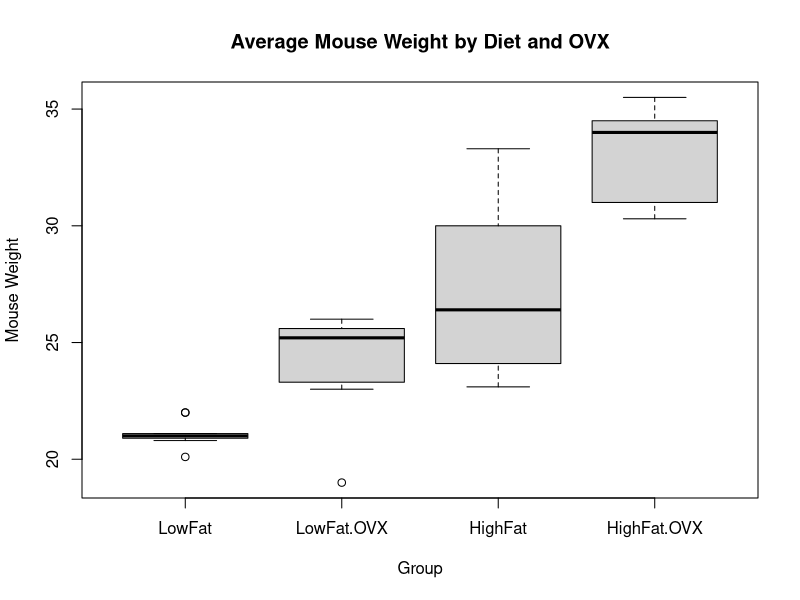
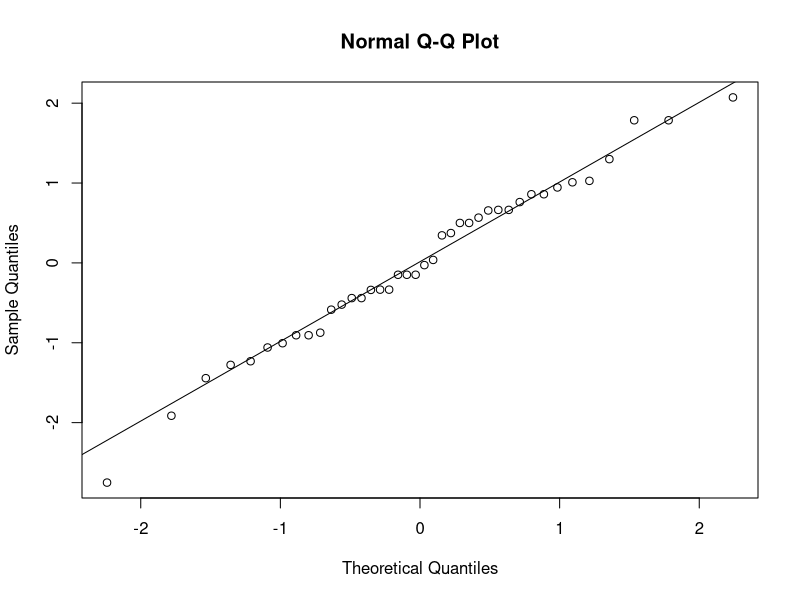
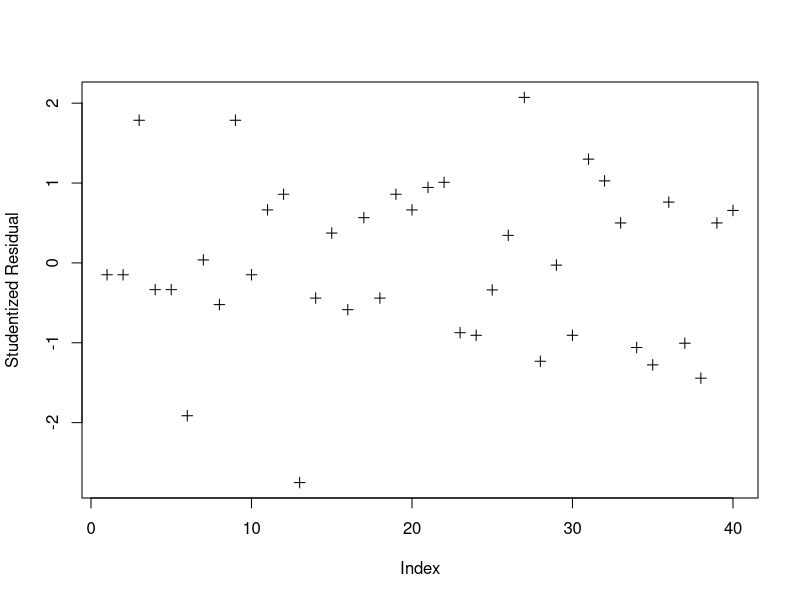
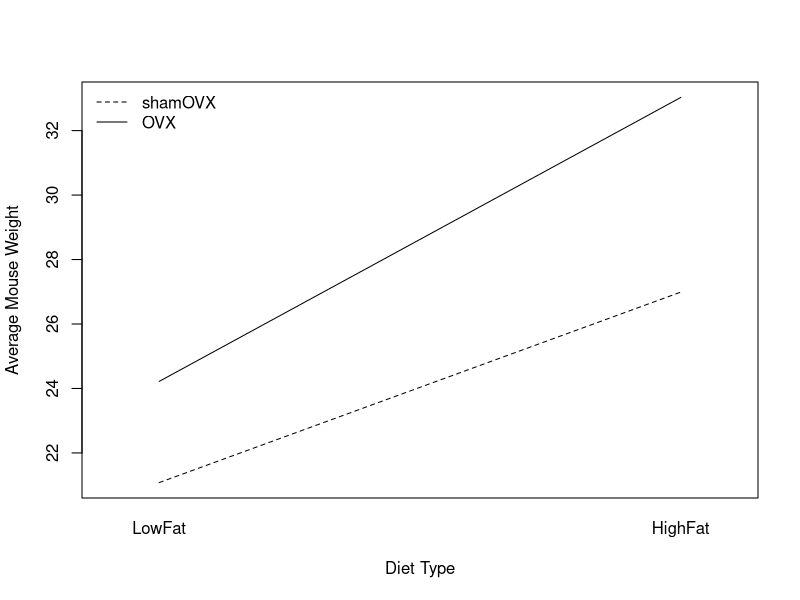
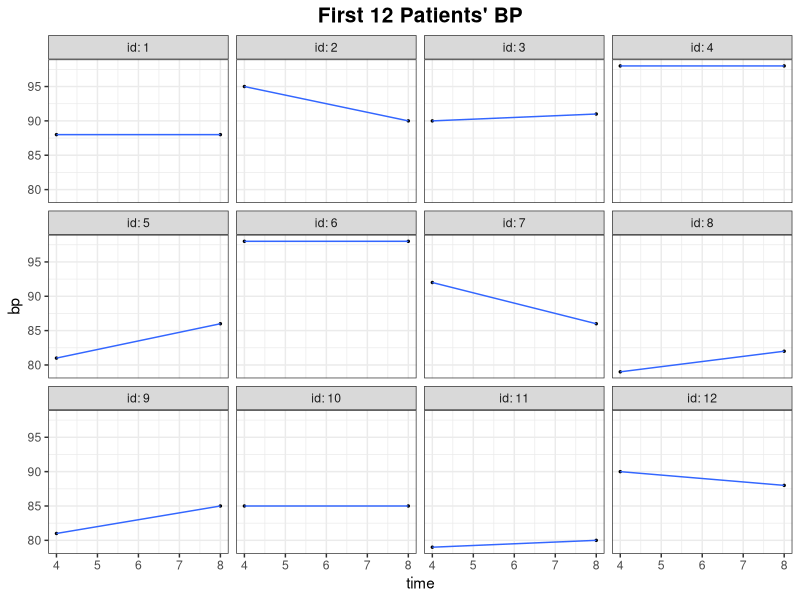
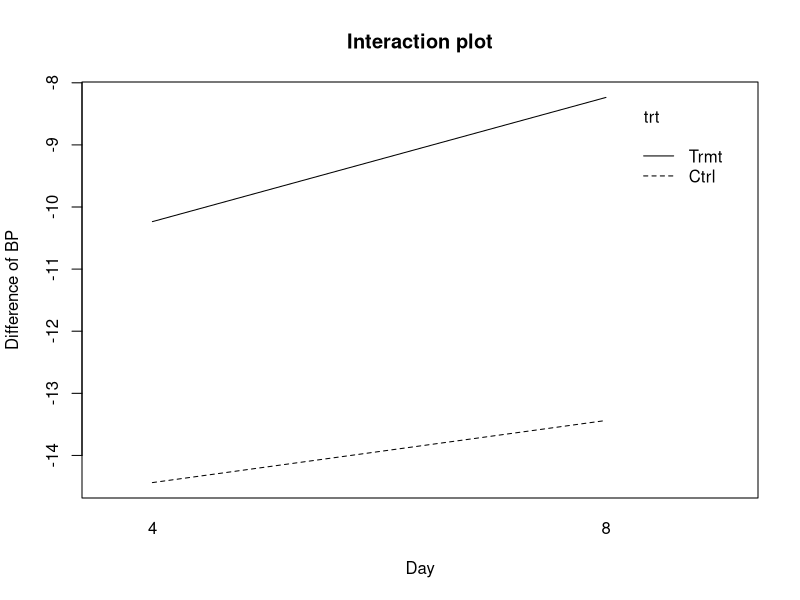

These charts were generated, in order, by the following R code:
# This R script is for Core Knowledge Seminar on 03/30/2022 about Biostatistics-ANOVA by Taehoon Ha.

# Load R packages we need today
library(dplyr)
library(readxl)
library(multcomp)
library(ggplot2)
library(lme4)
library(lmerTest)

# For those who do not have packages above, please uncomment the following line and install packages.
# install.packages(c("dplyr", "readxl", "multcomp", "ggplot2", "lme4", "lmerTest"))

# Today's dataset - Diet (low fat vs. high fat) and Ovx (shamOVX vs. OVX)
# Place the dataset and this R script file in the same folder and click [Session]-[Set working directory]-[To source file location] on the menu.
dat.work <- read_xlsx("CoreKnowledge.xlsx", sheet = 1)

# Preprocessing Factorize the categorical variable as preprocessing
dat.work$GroupName <- factor(dat.work$GroupName, levels = c("LowFat", "LowFat.OVX", "HighFat", "HighFat.OVX"))


#########################################################
# [1] One-way ANOVA

# 1. One-way ANOVA using cell means model
cellmeans_model <- lm(MouseWt ~ GroupName -1, data = dat.work)
summary(cellmeans_model)



# 2. As anova p-value is significant, we should move on to post-hoc analysis to identify which group mean(s) are significant.
anova(cellmeans_model)



# 3. Post-hoc analysis
aov.cellmeans <- aov(MouseWt ~ GroupName -1, data = dat.work)



# 3-1. Example 1: Tukey's method - compare all possible pairs
summary(glht(aov.cellmeans, linfct=mcp(GroupName="Tukey")), test = adjusted("none"))

# 3-2. Example 2: Dunnett's method - compare control to each treatment group. 
# Here, LowFat group is the reference, so compare LowFat to each of other groups.
summary(glht(aov.cellmeans, linfct=mcp(GroupName="Dunnett")), test = adjusted("none"))

# 3-3. Example 3: Contrast Matrix K
# - 1st column: LowFat.shamOVX group
# - 2nd column: LowFat.OVX group
# - 3rd column: HighFat.shamOVX group
# - 4th column: HighFat.OVX group
K <- rbind("OVX effect in LF"     = c(-1, 1, 0, 0),
           "OVX effect in HF"     = c(0, 0, -1, 1),
           "HF effect in shamOVX" = c(-1, 0, 1, 0),
           "HF effect in OVX"     = c(0, -1, 0, 1),
           "OVX effect"           = c(-1, 1, -1, 1),
           "HF effect"            = c(-1, -1, 1, 1), 
           "OVX HF Interation"    = c(1, -1, -1, 1))
summary(glht(aov.cellmeans, linfct=mcp(GroupName=K)), test = adjusted(type="none"))



# 4. Visualizing the group differences using boxplot
boxplot(MouseWt ~ GroupName, data = dat.work,
        xlab = "Group", ylab = "Mouse Weight",
        main = "Average Mouse Weight by Diet and OVX")



# 5. To see if we can improve our model - using weighted linear regression could improve the model fitting: inverse variance weighting
wts <- 1/rep(tapply(dat.work$MouseWt, dat.work$GroupName, var), each = 10)
cellmeans_model <- lm(MouseWt ~ GroupName - 1, data = dat.work, weights = wts)



# 6. Model diagnostics
# 6-1. assumption check (1) - Normality
qqnorm(rstudent(cellmeans_model))
qqline(rstudent(cellmeans_model))

# 6-2. assumption check (2) - Homogeneity of variances
plot(1:nrow(dat.work), rstudent(cellmeans_model), pch = 3,
     xlab="Index", ylab="Studentized Residual")

# > Both normality and homogeneity of variances assumptions were met!

#########################################################

# [2] Two-way ANOVA

# 1. Preprocessing the dataset
dat.work$Diet <- factor(dat.work$Diet, levels = c("LowFat", "HighFat"))
dat.work$OVX <- factor(dat.work$OVX, levels = c("shamOVX", "OVX"))

# 2. Two-way ANOVA using effects model
effects_model <- lm(MouseWt ~ Diet * OVX, data = dat.work)
summary(effects_model)

# 3. According to the ANOVA result, both Diet, Ovx, and the interaction of Diet and Ovx are all significant.
anova(effects_model)

# 4. Post-hoc analysis
# - 1st column: LowFat group mean (reference group)
# - 2nd column: Difference in mean between LowFat and HighFat
# - 3rd column: Difference in mean between LowFat.OVX and LowFat
# - 4th column: (HF.OVX - HF) - (LF.OVX - LF)
# > As cell means model and effects model are different in desinging contrast matrix, we need to precisely know what it means.
K2 <- rbind("LF.OVX - LF"               = c(0, 0, 1, 0),
            "HF.OVX - HF"               = c(0, 0, 1, 1),
            "HF - LF"                   = c(0, 1, 0, 0),
            "HF.OVX - LF.OVX"           = c(0, 1, 0, 1),
            "LF.OVX + HF.OVX - LF - HF" = c(0, 0, 2, 1),
            "HF + HF.OVX - LF - LF.OVX" = c(0, 2, 0, 1), 
            "HF.OVX - HF - LF.OVX + LF" = c(0, 0, 0, 1))
summary(glht(effects_model, linfct=K2), test=adjusted(type="none"))



# 5. Visualizing the interaction using line graph
# > Depending on the diet type and OVX, the slopes are different with each other. This is because Diet is significantly associated with Ovx.
interaction.plot(dat.work$Diet, dat.work$OVX, dat.work$MouseWt, 
                 xlab="Diet Type", ylab="Average Mouse Weight",
                 legend=F, lty=2:1)
legend("topleft", legend=levels(dat.work$OVX), lty=2:1, bty="n")

#########################################################

# [3] Partial F-test
# - Goal: To compare a full (complex) model to a reduced (simpler) model.
# - Caution: A full (complex) model should include all the predictors that a reduced (simpler) model has. ["nested model"]
# - To compare between non-nested models, use AIC, BIC, or Vuong's test.

reduced_model <- lm(MouseWt ~ Diet, data = dat.work)
full_model <- lm(MouseWt ~ Diet + OVX + Diet * OVX, data = dat.work)
anova(reduced_model, full_model)
# > As p<0.05, there is enough evidence that the full (complex) model is better than the reduced (simpler) model.

#########################################################

# [4] Mixed-effects model
# - Limitation of repeated measures ANOVA: if there is one sinlge NA value in the dataset, that sample is not available.
# - Solution: imputation.
# - Alternatively, we can try mixed effects model instead.

# 1. Today's dataset2 - longitudinal blood pressure between drug types
blood_data <- read_xlsx("CoreKnowledge.xlsx", sheet = 2) %>%
    mutate(id = factor(id),
           trt = factor(trt))



# 2. First 12 patients' bp change over time
# - Current issue: blood pressure change pattern differs from patient to patient.
# - Can we better measure the treatment effect and minimize the patients' effect (variations)?
ggplot(blood_data %>% filter(id %in% 1:12), aes(x=time, y=bp)) +
    geom_point(size=0.5) +
    stat_smooth(method = "lm",se=F,size=0.5)+
    facet_wrap("id", labeller = label_both)+ 
    theme_bw() +
    ggtitle("First 12 Patients' BP") +
    theme(plot.title = element_text(hjust = 0.5, size = 15, face = "bold"))

# 3. Interaction plot between Drug type and Time: Drug is associated with Time.
blood_data$time <- factor(blood_data$time)
with(blood_data, interaction.plot(x.factor = time, trace.factor = trt, response = d,
                                  xlab = "Day", ylab = "Difference of BP", 
                                  main = "Interaction plot"))

# 4. Mixed effects modeling
blood_fit <- lmer(d ~ trt + time + trt * time + (1|id), data = blood_data)
summary(blood_fit)
# > Treatment effect was significant. However, control drug decreased more blood pressure.
# > Time effect was not significant.
# > Interaction between treatment and time was not significant. 
# > Overall, we can conclude that not enough evidence was shown that the new (treatment) drug significantly decreased the blood pressure than the control (current) drug.
